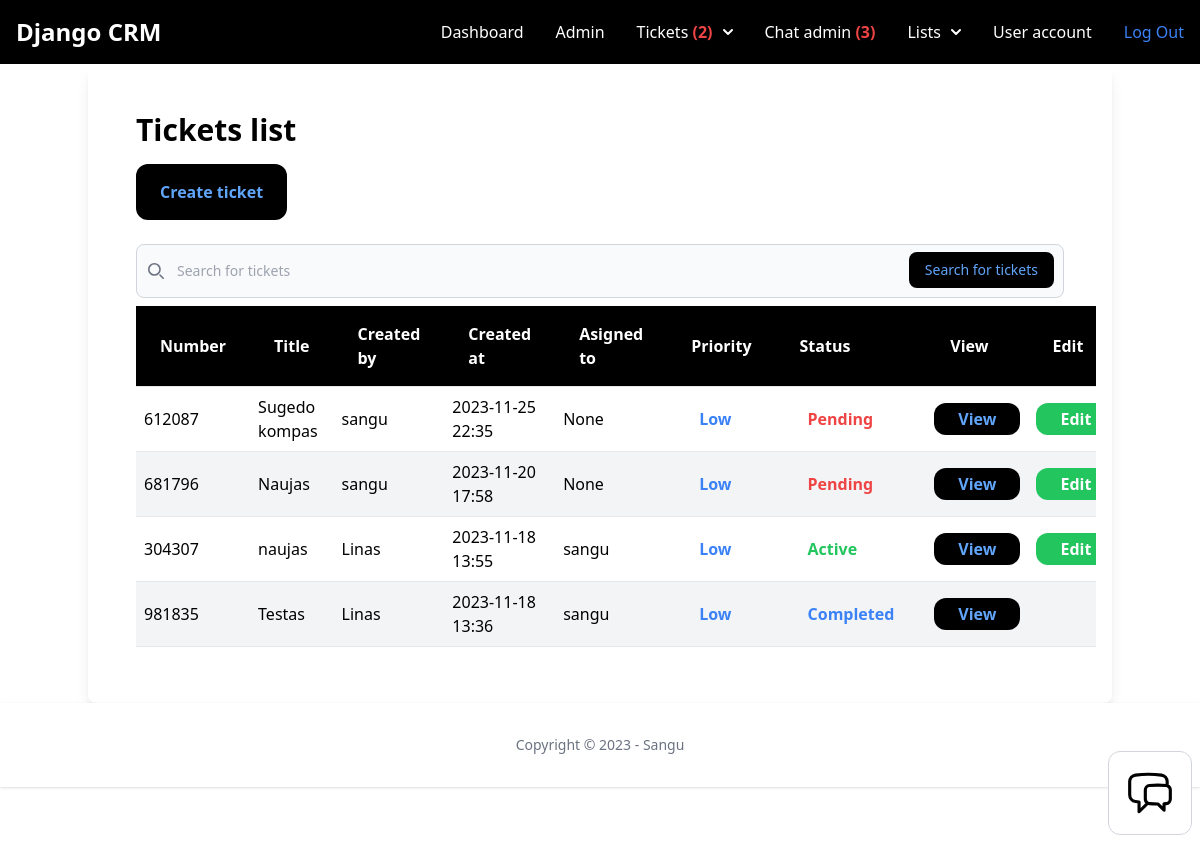
Page /dashboard/tickets/ (signed in) on the earlier database version.
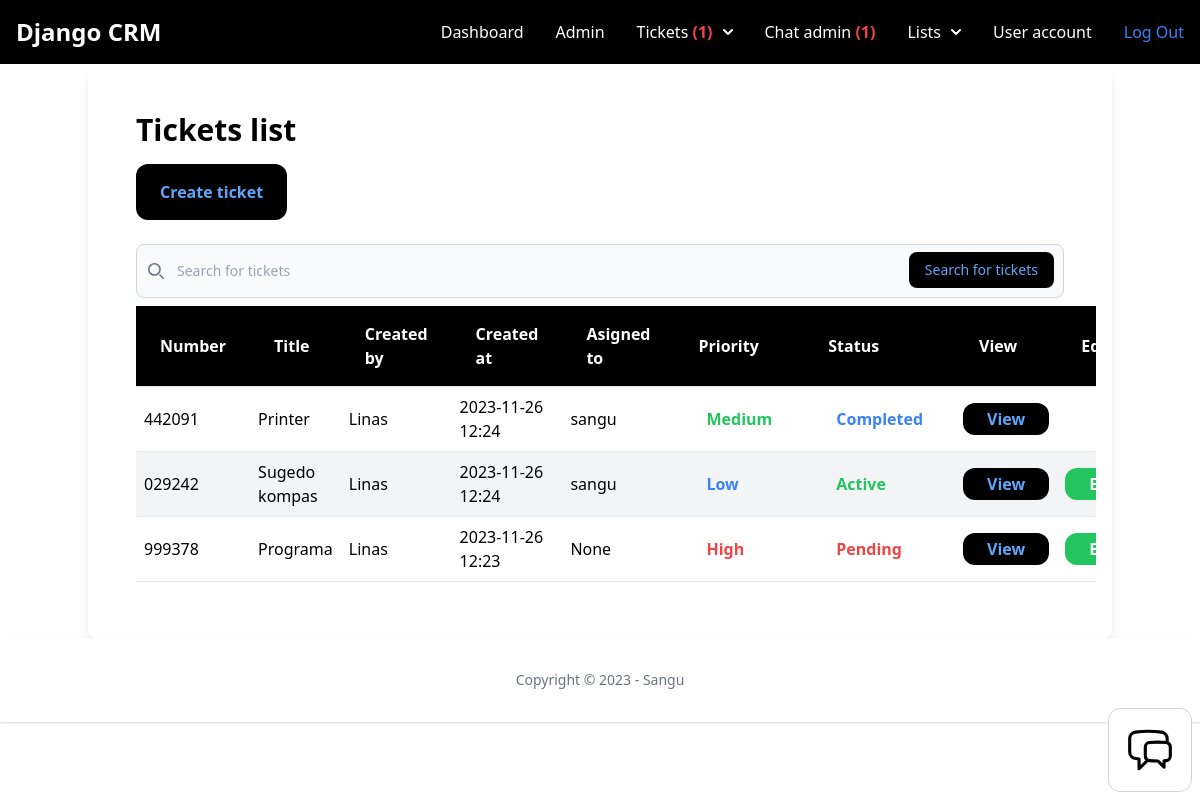
Same page on the later database version.
### ticket/models.py (models this page shows, shortened)
class Ticket(models.Model):
    ACTIVE = 'active'
    COMPLETED = 'completed'
    PENDING = 'pending'
    CHOICES_STATUS = (
        (ACTIVE, 'Active'),
        (COMPLETED, 'Completed'),
        (PENDING, 'Pending'),
    )
    LOW = 'low'
    MEDIUM = 'medium'
    HIGH = 'high'
    CHOICES_PRIORITY = (
        (LOW, 'Low'),
        (MEDIUM, 'Medium'),
        (HIGH, 'High'),
    )
    ticket_number = models.CharField(max_length=15, unique=True)
    title = models.CharField(max_length=100)
    description = models.TextField(blank=True, null=True)
    created_by = models.ForeignKey(User, related_name='tickets', on_delete=models.CASCADE)
    created_at = models.DateTimeField(auto_now_add=True)
    modified_at = models.DateTimeField(auto_now=True)
    assign_to = models.ForeignKey(User, on_delete=models.DO_NOTHING, null=True, blank=True)
    is_resolved = models.BooleanField(default=False)
    accepted_at = models.DateTimeField(null=True, blank=True)
    closed_at = models.DateTimeField(null=True, blank=True)
    status = models.CharField(max_length=15, choices=CHOICES_STATUS, default=PENDING)
    priority = models.CharField(max_length=15, choices=CHOICES_PRIORITY, default=MEDIUM)
    solution = models.TextField(blank=True, null=True)
    class Meta:
        ordering = ['-created_at', 'priority', 'ticket_number']

### user/models.py (models this page shows)
class User(AbstractUser):
    phone = models.TextField(blank=True, null=True)
    is_customer = models.BooleanField(default=True)
    is_manager = models.BooleanField(default=False)

### ticket/views.py (the view)
# urls.py: path('', views.ticket_list, name='list'),
@login_required
def ticket_list(request):
    if request.user.is_manager:
        tickets = Ticket.objects.all()
    else:
        tickets = Ticket.objects.filter(created_by=request.user)
    return render(request, 'ticket/tickets_list.html', {
        'tickets': tickets
    })

### chat/context_processors.py (called while the page is built)
def chat_waiting(request):
    waiting_chat = Room.objects.filter(status='waiting')
    return {'waiting_chat': waiting_chat}

### team/context_processors.py (called while the page is built)
def active_team(request):
    if request.user.is_authenticated:
        if request.user.userprofile.active_team:
            active_team = request.user.userprofile.active_team
        else:
            active_team = Team.objects.filter(created_by=request.user)[0]
    else:
        active_team = None
    return {'active_team': active_team}

### ticket/context_processors.py (called while the page is built)
def pending_tickets(request):
    pending_tickets = 0
    if request.user.is_authenticated:
        if request.user.is_manager:
            pending_tickets = Ticket.objects.filter(status='pending')
        else:
            pending_tickets = pending_tickets
    else:
        pending_tickets = pending_tickets
    return {'pending_tickets': pending_tickets}

def workspace_tickets(request):
    if request.user.is_authenticated:
        workspace_tickets = Ticket.objects.filter(assign_to=request.user, is_resolved=False)
    else:
        workspace_tickets = 0
    return {'workspace_tickets': workspace_tickets}

### ticket/templates/ticket/tickets_list.html (shortened to what the changed rows need)
{% extends 'app/base.html'  %}
{% block content %}
<div class="container mx-auto shadow-lg rounded-lg py-6 px-6">
    <div class="py-6 px-6">
        <h1 class="mb-4 font-semibold text-3xl">Tickets list</h1>
        <br>
        <br>
        {% if tickets %}
        <div class="flex flex-col">
            <div class="overflow-x-auto sm:-mx-6 lg:-mx-8">
                <div class="inline-block min-w-full py-2 sm:px-6 lg:px-8">
                    <div class="overflow-hidden">
                        <table class="table-auto text-left w-full">
                            <thead class="border-b bg-black font-semibold text-white dark:border-neutral-500">
                                <tr>
                                    <th scope="col" class="px-6 py-4">Number</th>
                                    <th scope="col" class="px-6 py-4">Title</th>
                                    {% if request.user.is_manager %}
                                    <th scope="col" class="px-6 py-4">Created by</th>
                                    {% endif %}
                                    <th scope="col" class="px-6 py-4">Created at</th>
                                    <th scope="col" class="px-6 py-4">Asigned to</th>
                                    <th scope="col" class="px-6 py-4">Priority</th>
                                    <th scope="col" class="px-6 py-4">Status</th>
                                    <th scope="col" class="px-6 py-4">View</th>
                                    <th scope="col" class="px-6 py-4">Edit</th>
                                </tr>
                            </thead>
                            <tbody>
                                {% for ticket in tickets %}
                                <tr class="border-b dark:border-neutral-500 {% cycle 'bg-white' 'bg-gray-100' %}">
                                    <td class="py-2 px-2">{{ ticket.ticket_number }}</td>
                                    <td class="py-2 px-2">{{ ticket.title }}</td>
                                    {% if request.user.is_manager %}
                                    <td class="py-2 px-2">{{ ticket.created_by }}</td>
                                    {% endif %}
                                    <td class="py-2 px-2">{{ ticket.created_at|date:"Y-m-d H:i" }}</td>
                                    <td class="py-2 px-2">{{ ticket.assign_to }}</td>
                                    <td class="px-2">
                                        {% if ticket.priority == 'low' %}
                                        <span class="inline-block py-1 px-6 font-semibold text-blue-500 text-center">{{ ticket.get_priority_display }}</span>
                                        {% elif ticket.priority == 'medium' %}
                                        <span class="inline-block py-1 px-6 font-semibold text-green-500 text-center">{{ ticket.get_priority_display }}</span>
                                        {% elif ticket.priority == 'high' %}
                                        <span class="inline-block py-1 px-6 font-semibold text-red-500 text-center">{{ ticket.get_priority_display }}</span>
                                        {% endif %}
                                    </td>
                                    <td class="py-2 px-2">
                                        {% if ticket.status == 'active' %}
                                        <span class="inline-block py-1 px-6 font-semibold text-green-500 text-center">{{ ticket.get_status_display }}</span>
                                        {% elif ticket.status == 'completed' %}
                                        <span class="inline-block py-1 px-6 font-semibold text-blue-500 text-center">{{ ticket.get_status_display }}</span>
                                        {% elif ticket.status == 'pending' %}
                                        <span class="inline-block py-1 px-6 font-semibold text-red-500 text-center">{{ ticket.get_status_display }}</span>
                                        {% endif %}
                                    </td>
                                    <td class="py-2 px-2"><a href="{% url 'tickets:detail' ticket.id %}" class="inline-block text-center py-1 px-6 bg-black rounded-xl font-semibold text-blue-400">View</a></td>
                                    <td class="py-2 px-2">
                                        {% if not ticket.is_resolved %}
                                        <a href="{% url 'tickets:edit' ticket.id %}" class="inline-block text-center py-1 px-6 bg-green-500 rounded-xl font-semibold text-white">Edit</a>
                                        {% endif %}
                                    </td>
                                </tr>
                                {% endfor %}
                            </tbody>
                        </table>
                    </div>
                </div>
            </div>
        </div>
        {% else %}
        <p class="mt-6 px-2">There are no tickets in the database yet...</p>
        {% endif %}
    </div>
</div>
    {% endblock %}

Differences in the rows shown:
removed Ticket: ticket_number "612087", title "Sugedo kompas", created_by "sangu", created_at "2023-11-25 22:35", assign_to "None", priority "Low", status "Pending", is_resolved "Edit"
removed Ticket: ticket_number "681796", title "Naujas", created_by "sangu", created_at "2023-11-20 17:58", assign_to "None", priority "Low", status "Pending", is_resolved "Edit"
removed Ticket: ticket_number "304307", title "naujas", created_by "Linas", created_at "2023-11-18 13:55", assign_to "sangu", priority "Low", status "Active", is_resolved "Edit"
removed Ticket: ticket_number "981835", title "Testas", created_by "Linas", created_at "2023-11-18 13:36", assign_to "sangu", priority "Low", status "Completed"
added Ticket: ticket_number "442091", title "Printer", created_by "Linas", created_at "2023-11-26 12:24", assign_to "sangu", priority "Medium", status "Completed"
added Ticket: ticket_number "029242", title "Sugedo kompas", created_by "Linas", created_at "2023-11-26 12:24", assign_to "sangu", priority "Low", status "Active", is_resolved "Edit"
added Ticket: ticket_number "999378", title "Programa", created_by "Linas", created_at "2023-11-26 12:23", assign_to "None", priority "High", status "Pending", is_resolved "Edit"
Other differences:
{{ pending_tickets.count }}: "2" → "1"
{{ waiting_chat.count }}: "3" → "1"
